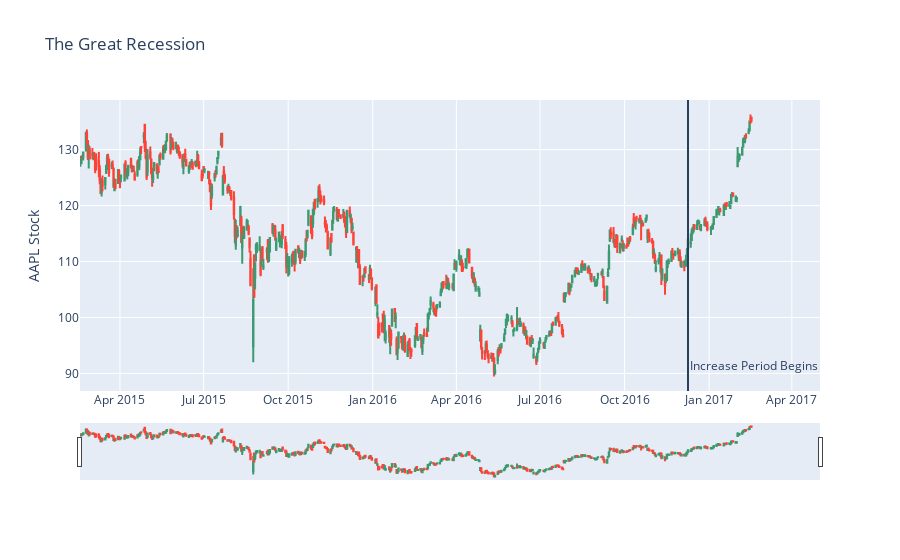

Notebook code for this chart:
### Code cell
import plotly.graph_objects as go
import pandas as pd


df = pd.read_csv('https://raw.githubusercontent.com/plotly/datasets/master/finance-charts-apple.csv')

fig = go.Figure(data=[go.Candlestick(x=df['Date'],
                open=df['AAPL.Open'], high=df['AAPL.High'],
                low=df['AAPL.Low'], close=df['AAPL.Close'])
                      ])

fig.update_layout(
    title=dict(text='The Great Recession'),
    yaxis=dict(
      title=dict(
        text='AAPL Stock'
        )
    ),
    shapes = [dict(
        x0='2016-12-09', x1='2016-12-09', y0=0, y1=1, xref='x', yref='paper',
        line_width=2)],
    annotations=[dict(
        x='2016-12-09', y=0.05, xref='x', yref='paper',
        showarrow=False, xanchor='left', text='Increase Period Begins')]
)

fig.show()

### Figure 1 — Plotly figure (JSON) as saved in the notebook; plotly's stock layout.template omitted (floating-point values rounded to 4 significant figures; data arrays with more than 128 entries replaced by an {"elided": "..."} marker saying what was removed)
{"data": [{"close": {"elided": "506 float values"}, "high": {"elided": "506 float values"}, "low": {"elided": "506 float values"}, "open": {"elided": "506 float values"}, "type": "candlestick", "x": {"elided": "506 str values"}}], "layout": {"annotations": [{"showarrow": false, "text": "Increase Period Begins", "x": "2016-12-09", "xanchor": "left", "xref": "x", "y": 0.05, "yref": "paper"}], "shapes": [{"line": {"width": 2}, "x0": "2016-12-09", "x1": "2016-12-09", "xref": "x", "y0": 0, "y1": 1, "yref": "paper"}], "title": {"text": "The Great Recession"}, "yaxis": {"title": {"text": "AAPL Stock"}}}}
